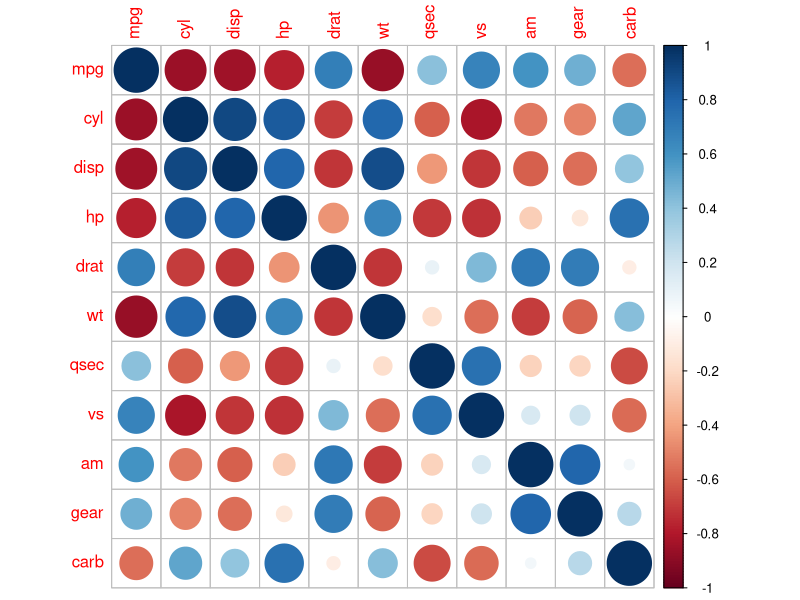
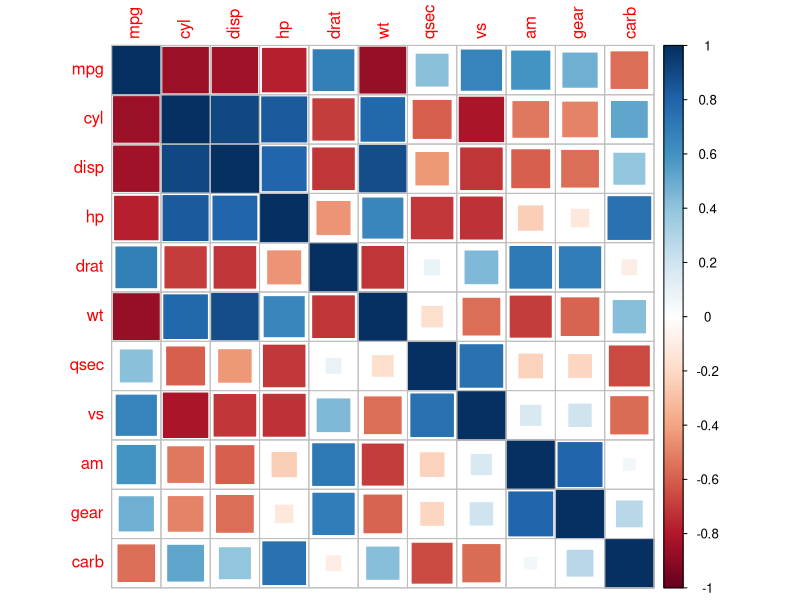
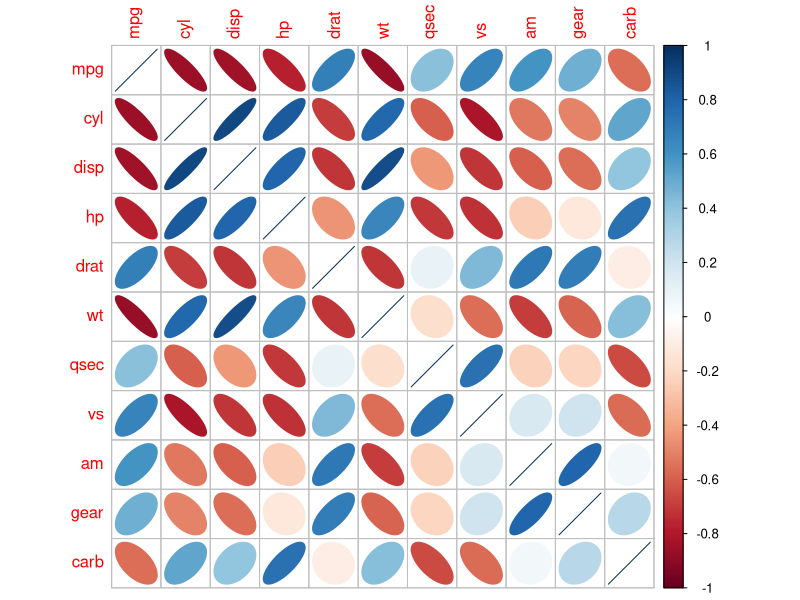
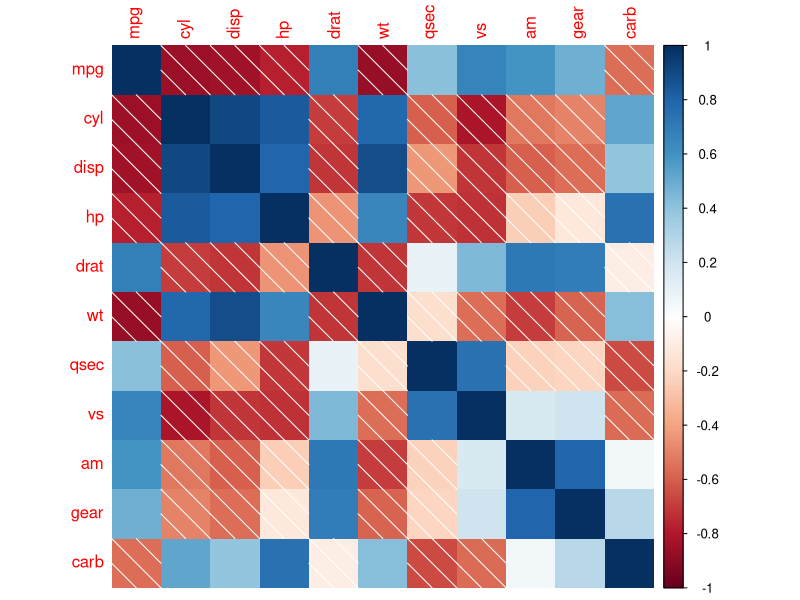
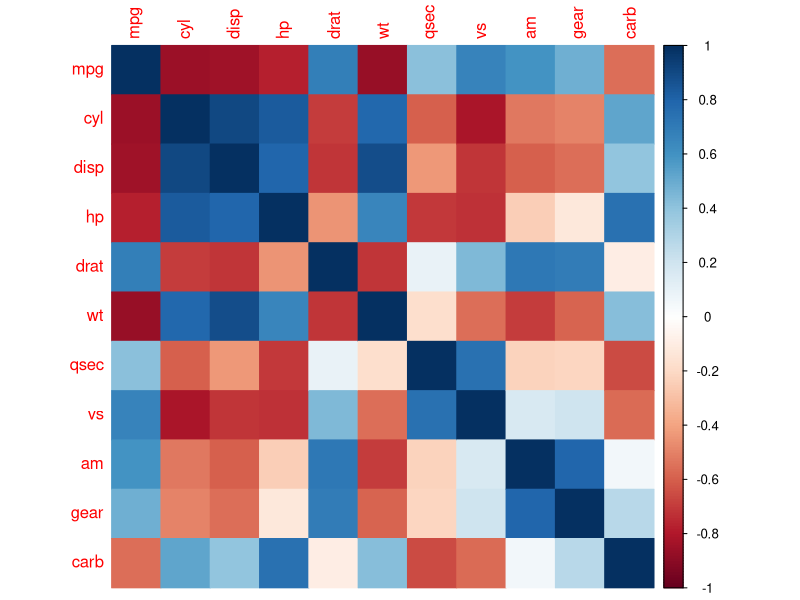
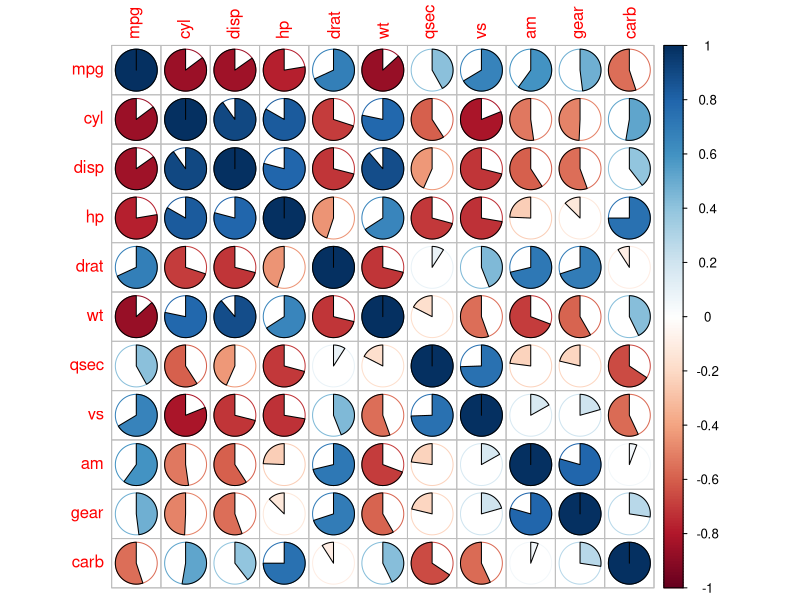
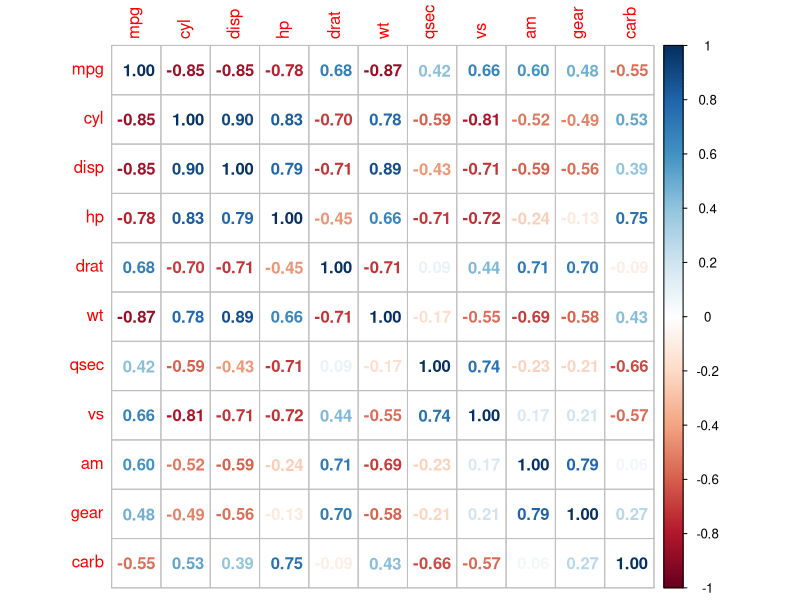
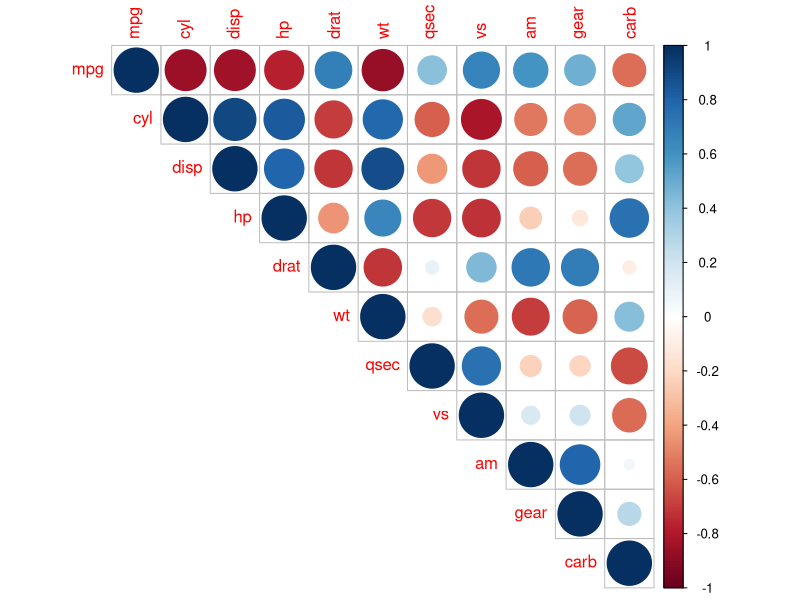

The R script that drew these images, in order:
## ---- chunk 1
library(dplyr, quietly = TRUE)
( rs <- sample_n(tbl = mtcars, size = 10, replace = FALSE) )

library(knitr, quietly = TRUE)
kable(x = rs, caption = 'The random sampling of mtcars data set')
## ---- chunk 2
( M <- cor( mtcars ) )
head( round(M, 2) )
## ---- chunk 3
library(corrplot, quietly = TRUE)

corrplot(M, method="circle")
corrplot(M, method="square")
corrplot(M, method="ellipse")
corrplot(M, method="shade")
corrplot(M, method="color")
corrplot(M, method="pie")
## ---- chunk 4
corrplot(M, method="number")
## ---- chunk 5
corrplot(M, type="upper")
corrplot(M, type="lower")
## ---- chunk 6
# correlogram with "hclust" reordering
corrplot(M, type="upper", order="hclust")

# Using different color spectrum
col<- colorRampPalette(c("red", "white", "blue"))(20)
corrplot(M, type="upper", order="hclust", col=col)

# Change background color to lightblue
corrplot(M, type="upper", order="hclust", col=c("black", "white"), bg="lightblue")
## ---- chunk 7
library(RColorBrewer, quietly = TRUE)

# brewer.pal{RColorBrewer} : ColorBrewer palettes
#                            Creates nice looking color palettes especially for thematic maps
corrplot(M, type="upper", order="hclust", col=brewer.pal(n=8, name="RdBu" ))
corrplot(M, type="upper", order="hclust", col=brewer.pal(n=8, name="RdYlBu"))
corrplot(M, type="upper", order="hclust", col=brewer.pal(n=8, name="PuOr"))
## ---- chunk 8
corrplot(M, type="upper", order="hclust", tl.col="blue", tl.srt=45)
## ---- chunk 9
# mat : is a matrix of data
# ... : further arguments to pass to the native R cor.test{stats} function
cor.mtest <- function(mat, ...) {
    mat <- as.matrix(mat)
    n <- ncol(mat)
    p.mat<- matrix(NA, n, n)
    diag(p.mat) <- 0
    
    for (i in 1:(n - 1)) {
        for (j in (i + 1):n) {
            tmp <- cor.test(mat[, i], mat[, j], ...)
            p.mat[i, j] <- p.mat[j, i] <- tmp$p.value
        }
    }
    
    colnames(p.mat) <- rownames(p.mat) <- colnames(mat)
    p.mat
}

# matrix of the p-value of the correlation
p.mat <- cor.mtest(mtcars)
head(p.mat[, 1:5])
## ---- chunk 10
# Specialized the insignificant value according to the significant level
corrplot(M, type="upper", order="hclust", p.mat = p.mat, sig.level = 0.01)

# Leave blank on no significant coefficient
corrplot(M, type="upper", order="hclust", p.mat = p.mat, sig.level = 0.01, insig = "blank")
## ---- chunk 11
col <- colorRampPalette(c("#BB4444", "#EE9988", "#FFFFFF", "#77AADD", "#4477AA"))

corrplot(
      M,
      method="color",
      col=col(200),
      type="upper",
      order="hclust", 
      # Add coefficient of correlation
      addCoef.col = "black",
      #Text label color and rotation
      tl.col="red",
      tl.srt=45,
      # Combine with significance
      p.mat = p.mat,
      sig.level = 0.01,
      insig = "blank",
      # hide correlation coefficient on the principal diagonal
      diag=FALSE 
  )
